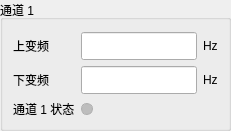
               <widget class="QGroupBox" name="gbChannel1">
                <property name="title">
                 <string>通道 1</string>
                </property>
                <layout class="QGridLayout" name="layoutChannel1">
                 <property name="leftMargin">
                  <number>10</number>
                 </property>
                 <property name="topMargin">
                  <number>12</number>
                 </property>
                 <property name="rightMargin">
                  <number>10</number>
                 </property>
                 <property name="bottomMargin">
                  <number>10</number>
                 </property>
                 <property name="spacing">
                  <number>6</number>
                 </property>
                 <item row="0" column="0">
                  <widget class="QLabel" name="lblChannel1UpFreq">
                   <property name="text">
                    <string>上变频</string>
                   </property>
                  </widget>
                 </item>
                 <item row="0" column="1">
                  <widget class="QLineEdit" name="leChannel1UpFreq">
                   <property name="minimumSize">
                    <size>
                     <width>116</width>
                     <height>28</height>
                    </size>
                   </property>
                   <property name="maximumSize">
                    <size>
                     <width>16777215</width>
                     <height>30</height>
                    </size>
                   </property>
                  </widget>
                 </item>
                 <item row="0" column="2">
                  <widget class="QLabel" name="lblChannel1UpFreqUnit">
                   <property name="text">
                    <string>Hz</string>
                   </property>
                  </widget>
                 </item>
                 <item row="1" column="0">
                  <widget class="QLabel" name="lblChannel1DownFreq">
                   <property name="text">
                    <string>下变频</string>
                   </property>
                  </widget>
                 </item>
                 <item row="1" column="1">
                  <widget class="QLineEdit" name="leChannel1DownFreq">
                   <property name="minimumSize">
                    <size>
                     <width>116</width>
                     <height>28</height>
                    </size>
                   </property>
                   <property name="maximumSize">
                    <size>
                     <width>16777215</width>
                     <height>30</height>
                    </size>
                   </property>
                  </widget>
                 </item>
                 <item row="1" column="2">
                  <widget class="QLabel" name="lblChannel1DownFreqUnit">
                   <property name="text">
                    <string>Hz</string>
                   </property>
                  </widget>
                 </item>
                 <item row="2" column="0">
                  <widget class="QLabel" name="lblChannel1Status">
                   <property name="text">
                    <string>通道 1 状态</string>
                   </property>
                  </widget>
                 </item>
                 <item row="2" column="1">
                  <widget class="QLabel" name="ledChannel1Status">
                   <property name="minimumSize">
                    <size>
                     <width>12</width>
                     <height>12</height>
                    </size>
                   </property>
                   <property name="maximumSize">
                    <size>
                     <width>12</width>
                     <height>12</height>
                    </size>
                   </property>
                   <property name="styleSheet">
                    <string notr="true">background:#BDBDBD;border:1px solid #AFAFAF;border-radius:6px;</string>
                   </property>
                   <property name="text">
                    <string/>
                   </property>
                  </widget>
                 </item>
                </layout>
               </widget>
